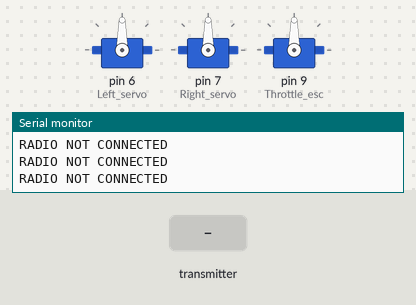
Simulated run of this sketch. Board: Arduino Uno, built with avr-gcc and run on an emulated ATmega328P. Parts: 3 × servo, the last lines printed to the serial monitor. The test bench sets the inputs (shaded band). No radio packets arrive unless stated.

Above: at 0.8 s.
0.9 s: the transmitter starts sending Channel_1 = 0
At 1.8 s:
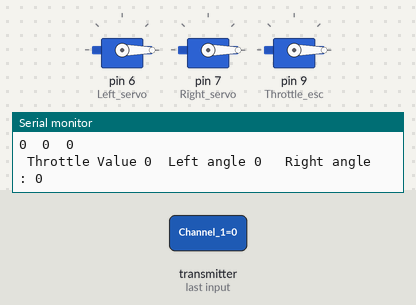
2.4 s: the transmitter starts sending Channel_3 = 256
At 3.5 s:
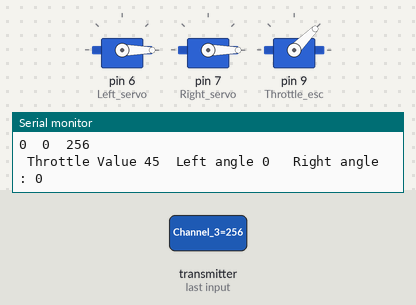
3.9 s: the transmitter starts sending Channel_2 = 256
At 4.3 s:
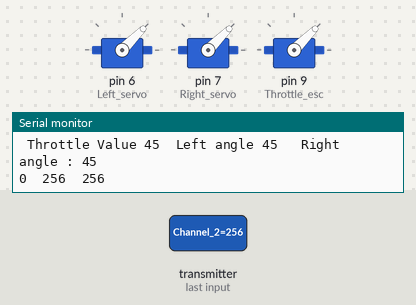
5.4 s: the transmitter starts sending Channel_2 = 1023
At 5.7 s:
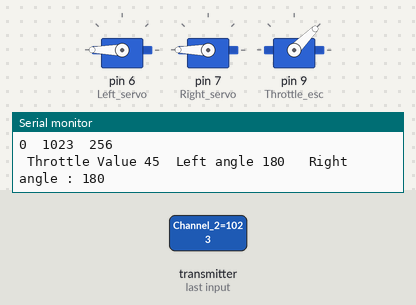
6.9 s: the transmitter starts sending Channel_3 = 0
At 7.9 s:
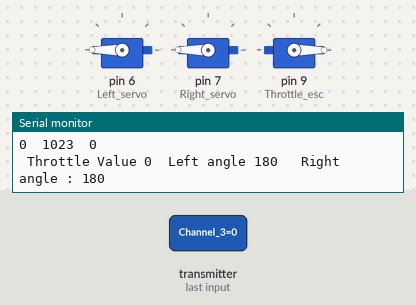
8.4 s: the transmitter starts sending Channel_2 = 512
At 9.3 s:
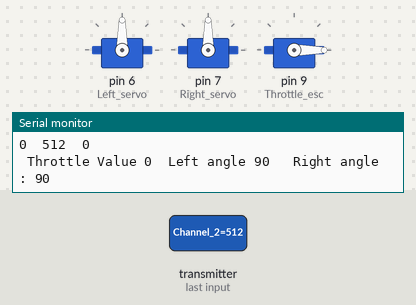
Timing chart, 0 to 10.9 s (numbered marks = the images above; inputs shaded):
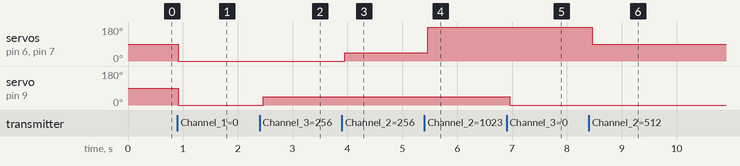

The sketch:

plane_reciever_code.ino
```cpp
#include<Servo.h>
#include<SPI.h>
#include<nRF24L01.h>
#include<RF24.h>
// including necessary libraries

RF24 radio(8, 10); // (CE, CSN)

const byte address[6] = "00001";

struct data {
  int Channel_1;
  int Channel_2;
  int Channel_3;
};
data receive_data;

int Throttle = 0; // set throttle joystic value
int U_or_D ;
int L_or_R ;

int left_servo_val;
int right_servo_val;
int throttle_val;

Servo Throttle_esc; // CREATING SERVO OBJECT FOR ESC LIBRARY
Servo Left_servo; // CREATING SERVO OBJECTS
Servo Right_servo; // CREATING SERVO OBJECTS

unsigned long lastRecvTime = 0;

void setup() {
radio.begin();
radio.openReadingPipe(0,address);
radio.setPALevel(RF24_PA_MAX);
//radio.setDataRate(RF24_250KBPS);
radio.startListening();

Serial.begin(9600);

Left_servo.attach(6);
Right_servo.attach(7);
Throttle_esc.attach(9,1000,2000);

 while(radio.available() != true) {
 Serial.println("RADIO NOT CONNECTED");
 }
}

void loop() {
 while(radio.available()) {
    radio.read(&receive_data, sizeof(data));
  Serial.print(receive_data.Channel_1);
    Serial.print("  "); // l or r
  Serial.print(receive_data.Channel_2);
    Serial.print("  "); // u or d
  Serial.print(receive_data.Channel_3);
    Serial.println("  "); // throttle

    lastRecvTime = millis();
 }

 unsigned long now = millis();
if ( now - lastRecvTime > 1000 ) {
ResetData(); // Signal lost.. Reset data
}
   U_or_D = receive_data.Channel_1;
   L_or_R = receive_data.Channel_2;
   Throttle = receive_data.Channel_3;

   throttle_val = map(Throttle, 0, 1023, 0, 180);
   throttle_val = constrain(throttle_val, 0, 180);

   left_servo_val  = map(U_or_D, 0, 1023, 0, 180);
   left_servo_val = constrain(left_servo_val, 0, 180);

   right_servo_val = map(U_or_D, 0, 1023, 180, 0);
   right_servo_val = constrain(right_servo_val, 0, 180);


   if ( L_or_R < 450 || L_or_R > 500){
   left_servo_val = map(L_or_R, 0, 1023, 0, 180);
   right_servo_val = map(L_or_R, 0, 1023, 0, 180);

   }


   Throttle_esc.write(throttle_val);
   Left_servo.write(left_servo_val);
   Right_servo.write(right_servo_val);

  Serial.print(" Throttle Value ");
  Serial.print(throttle_val);
  Serial.print(" ");
  Serial.print(" Left angle ");
  Serial.print(left_servo_val);
  Serial.print("  ");
  Serial.print(" Right angle : ");
  Serial.println(right_servo_val);


}

void ResetData(){

   U_or_D = 500;
   L_or_R = 500;
   Throttle = 0;
}
```

Measured:
- after the input at 0.9 s, servo on pin 6 (Left_servo), servo on pin 7 (Right_servo), servo on pin 9 (Throttle_esc): 90° → 0° at once
- after the input at 2.4 s, servo on pin 9 (Throttle_esc): 0° → 45° after 0.06 s
- after the input at 3.9 s, servo on pin 6 (Left_servo), servo on pin 7 (Right_servo): 0° → 45° after 0.05 s
- after the input at 5.4 s, servo on pin 6 (Left_servo), servo on pin 7 (Right_servo): 45° → 180° after 0.06 s
- after the input at 6.9 s, servo on pin 9 (Throttle_esc): 45° → 0° after 0.06 s
- after the input at 8.4 s, servo on pin 6 (Left_servo), servo on pin 7 (Right_servo): 180° → 90° after 0.06 s
